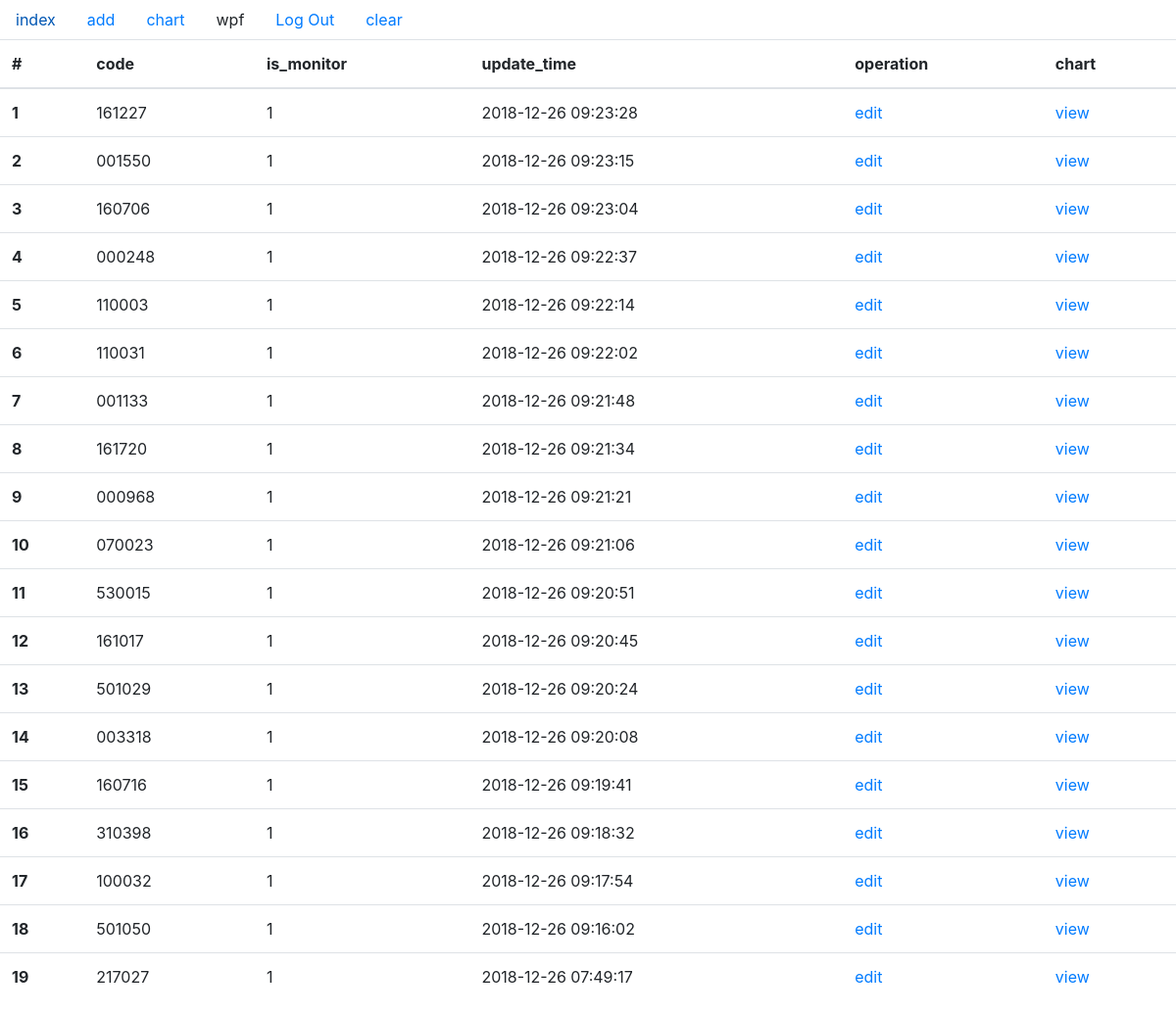
The page / (signed in) on the database as committed earlier.
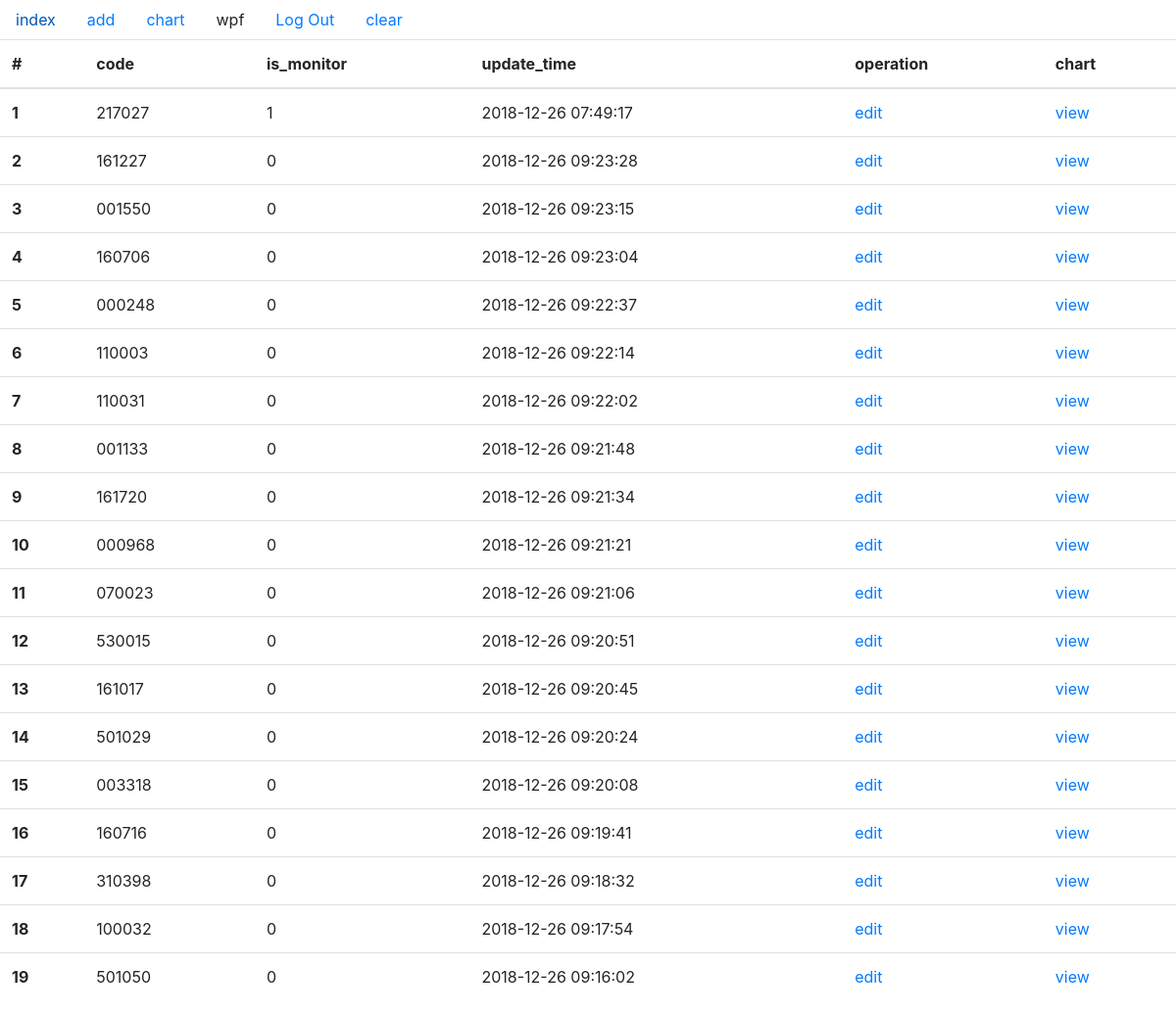
The same page on the database as committed later.
### tables this page shows
CREATE TABLE user (
  id INTEGER PRIMARY KEY AUTOINCREMENT,
  username TEXT UNIQUE NOT NULL,
  password TEXT NOT NULL
);

CREATE TABLE fund (
  id INTEGER PRIMARY KEY AUTOINCREMENT,
  code VARCHAR(15) NOT NULL,
  add_time TIMESTAMP NOT NULL DEFAULT CURRENT_TIMESTAMP,
  update_time TIMESTAMP NOT NULL DEFAULT CURRENT_TIMESTAMP,
  is_monitor INTEGER NOT NULL DEFAULT 1
);

### flaskr/fund.py (the view)
@bp.route('/')
@login_required
def index():
    funds = get_all_funds()
    return render_template('fund/index.html', funds=funds)

### flaskr/auth.py (called while the page is built)
@bp.before_app_request
def load_logged_in_user():
    user_id = session.get('user_id')
    if user_id is None:
        g.user = None
    else:
        g.user = get_db().execute(
            'SELECT * FROM user WHERE id = ?', (user_id,)
        ).fetchone()

def login_required(view):
    @functools.wraps(view)
    def wrapped_view(**kwargs):
        if g.user is None:
            flash('must login!')
            return redirect(url_for('auth.login'))
        return view(**kwargs)
    return wrapped_view

### flaskr/db.py (called while the page is built)
def get_db():
    if 'db' not in g:
        g.db = sqlite3.connect(
            current_app.config['DATABASE'],
            detect_types=sqlite3.PARSE_DECLTYPES
        )
        g.db.row_factory = sqlite3.Row
    return g.db

### flaskr/fund.py (called while the page is built)
def get_all_funds():
    funds = get_db().execute(
        'SELECT id, code, is_monitor, datetime(add_time,"localtime") as add_time, datetime(update_time, "localtime") as update_time'
        ' FROM fund'
        ' ORDER BY  is_monitor desc, update_time desc').fetchall()
    return funds

### flaskr/templates/fund/index.html
{% extends 'base.html' %}
{% block content %}
    <table class="table">
      <thead>
        <tr>
          <th scope="col">#</th>
          <th scope="col">code</th>
          <th scope="col">is_monitor</th>
          <th scope="col">update_time</th>
            <th scope="col">operation</th>
            <th scope="col">chart</th>
        </tr>
      </thead>
      <tbody>
      {% for fund in funds %}
          <tr>
          <th scope="row">{{ loop.index }}</th>
          <td>{{ fund['code'] }}</td>
          <td>{{ fund['is_monitor'] }}</td>
          <td>{{ fund['update_time'] }}</td>
              <td><a href="{{ url_for('fund.edit', id=fund['id']) }}">edit</a></td>
            <td><a href="{{ url_for('fund.fund_chart', code=fund['code']) }}">view</a></td>
        </tr>
      {% endfor %}
      </tbody>
    </table>
{% endblock %}

### flaskr/templates/base.html (shortened to what this page needs)
<!DOCTYPE html>
<head>
    <link rel="stylesheet" href="{{ url_for('static', filename='css/bootstrap.min.css') }}">
</head>
<body>
    <ul class="nav">
        <li class="nav-item">
            <a class="nav-link" href="{{ url_for('index') }}">index</a>
        </li>
        <li class="nav-item">
            <a class="nav-link" href="{{ url_for('fund.add') }}">add</a>
        </li>
        <li class="nav-item">
            <a class="nav-link" href="{{ url_for('fund.fund_chart') }}">chart</a>
        </li>
        {% if g.user %}
            <li class="nav-item">
                <a class="nav-link disabled">{{ g.user['username'] }}</a>
            </li>
            <li class="nav-item">
                <a class="nav-link" href="{{ url_for('auth.logout') }}">Log Out</a>
            </li>
        {% endif %}
        <li class="nav-item">
            <a class="nav-link" href="{{ url_for('fund.clear_cache') }}" onclick="return confirm('Are you sure clear cache?')">clear</a>
        </li>
    </ul>
    {% block content %}{% endblock %}
</body>

Rows that differ between the two databases and show on the page:
shown differently, row unchanged: fund (number 1 of 19 on the later page): moves up the list
changed fund (number 2 of 19 on the later page): is_monitor "1" → "0"
changed fund (number 3 of 19 on the later page): is_monitor "1" → "0"
changed fund (number 4 of 19 on the later page): is_monitor "1" → "0"
changed fund (number 5 of 19 on the later page): is_monitor "1" → "0"
changed fund (number 6 of 19 on the later page): is_monitor "1" → "0"
changed fund (number 7 of 19 on the later page): is_monitor "1" → "0"
changed fund (number 8 of 19 on the later page): is_monitor "1" → "0"
changed fund (number 9 of 19 on the later page): is_monitor "1" → "0"
changed fund (number 10 of 19 on the later page): is_monitor "1" → "0"
changed fund (number 11 of 19 on the later page): is_monitor "1" → "0"
changed fund (number 12 of 19 on the later page): is_monitor "1" → "0"
changed fund (number 13 of 19 on the later page): is_monitor "1" → "0"
changed fund (number 14 of 19 on the later page): is_monitor "1" → "0"
changed fund (number 15 of 19 on the later page): is_monitor "1" → "0"
changed fund (number 16 of 19 on the later page): is_monitor "1" → "0"
changed fund (number 17 of 19 on the later page): is_monitor "1" → "0"
changed fund (number 18 of 19 on the later page): is_monitor "1" → "0"
changed fund (number 19 of 19 on the later page): is_monitor "1" → "0"
